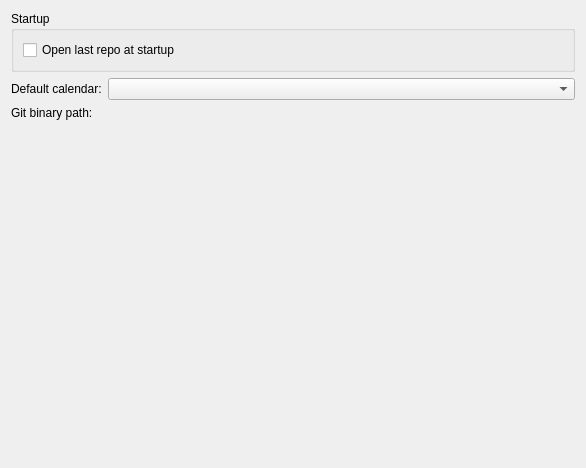
<?xml version="1.0" encoding="UTF-8"?>
<ui version="4.0">
 <class>SettingsPageBase</class>
 <widget class="QWidget" name="SettingsPageBase">
  <property name="geometry">
   <rect>
    <x>0</x>
    <y>0</y>
    <width>586</width>
    <height>468</height>
   </rect>
  </property>
  <layout class="QVBoxLayout" name="verticalLayout">
   <item>
    <widget class="QGroupBox" name="groupBox">
     <property name="sizePolicy">
      <sizepolicy hsizetype="Preferred" vsizetype="Maximum">
       <horstretch>0</horstretch>
       <verstretch>0</verstretch>
      </sizepolicy>
     </property>
     <property name="title">
      <string>Startup</string>
     </property>
     <layout class="QFormLayout" name="formLayout">
      <item row="0" column="0">
       <widget class="QCheckBox" name="kcfg_openLastRepo">
        <property name="text">
         <string>Open last repo at startup</string>
        </property>
       </widget>
      </item>
     </layout>
    </widget>
   </item>
   <item>
    <layout class="QFormLayout" name="formLayout_2">
     <item row="0" column="0">
      <widget class="QLabel" name="labelDefaultCalendar">
       <property name="text">
        <string>Default calendar:</string>
       </property>
      </widget>
     </item>
     <item row="0" column="1">
      <widget class="QComboBox" name="kcfg_calendarType"/>
     </item>
     <item row="1" column="0">
      <widget class="QLabel" name="label_2">
       <property name="text">
        <string>Git binary path:</string>
       </property>
      </widget>
     </item>
     <item row="1" column="1">
      <layout class="QHBoxLayout" name="horizontalLayout">
       <item>
        <widget class="KUrlRequester" name="kcfg_gitBinPath"/>
       </item>
      </layout>
     </item>
    </layout>
   </item>
   <item>
    <spacer name="verticalSpacer">
     <property name="orientation">
      <enum>Qt::Vertical</enum>
     </property>
     <property name="sizeHint" stdset="0">
      <size>
       <width>20</width>
       <height>181</height>
      </size>
     </property>
    </spacer>
   </item>
  </layout>
 </widget>
 <customwidgets>
  <customwidget>
   <class>KUrlRequester</class>
   <extends>QWidget</extends>
   <header>kurlrequester.h</header>
  </customwidget>
 </customwidgets>
 <resources/>
 <connections/>
</ui>
